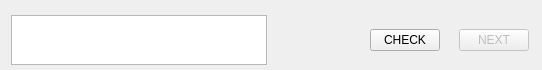
             <widget class="QFrame" name="err_frame">
              <property name="sizePolicy">
               <sizepolicy hsizetype="Expanding" vsizetype="Expanding">
                <horstretch>0</horstretch>
                <verstretch>0</verstretch>
               </sizepolicy>
              </property>
              <property name="maximumSize">
               <size>
                <width>16777215</width>
                <height>70</height>
               </size>
              </property>
              <layout class="QHBoxLayout" name="horizontalLayout_10">
               <property name="rightMargin">
                <number>0</number>
               </property>
               <property name="bottomMargin">
                <number>0</number>
               </property>
               <item>
                <widget class="QTextBrowser" name="error_browser">
                 <property name="maximumSize">
                  <size>
                   <width>16777215</width>
                   <height>50</height>
                  </size>
                 </property>
                 <property name="html">
                  <string>&lt;!DOCTYPE HTML PUBLIC &quot;-//W3C//DTD HTML 4.0//EN&quot; &quot;http://www.w3.org/TR/REC-html40/strict.dtd&quot;&gt;
&lt;html&gt;&lt;head&gt;&lt;meta name=&quot;qrichtext&quot; content=&quot;1&quot; /&gt;&lt;style type=&quot;text/css&quot;&gt;
p, li { white-space: pre-wrap; }
&lt;/style&gt;&lt;/head&gt;&lt;body style=&quot; font-family:'MS Shell Dlg 2'; font-size:8.25pt; font-weight:400; font-style:normal;&quot;&gt;
&lt;p style=&quot;-qt-paragraph-type:empty; margin-top:0px; margin-bottom:0px; margin-left:0px; margin-right:0px; -qt-block-indent:0; text-indent:0px; font-family:'Segoe UI'; font-size:9pt;&quot;&gt;&lt;br /&gt;&lt;/p&gt;&lt;/body&gt;&lt;/html&gt;</string>
                 </property>
                 <property name="placeholderText">
                  <string/>
                 </property>
                </widget>
               </item>
               <item>
                <spacer name="horizontalSpacer_11">
                 <property name="orientation">
                  <enum>Qt::Horizontal</enum>
                 </property>
                 <property name="sizeType">
                  <enum>QSizePolicy::Fixed</enum>
                 </property>
                 <property name="sizeHint" stdset="0">
                  <size>
                   <width>97</width>
                   <height>17</height>
                  </size>
                 </property>
                </spacer>
               </item>
               <item>
                <widget class="QPushButton" name="check_btn">
                 <property name="minimumSize">
                  <size>
                   <width>70</width>
                   <height>0</height>
                  </size>
                 </property>
                 <property name="maximumSize">
                  <size>
                   <width>70</width>
                   <height>16777215</height>
                  </size>
                 </property>
                 <property name="text">
                  <string>CHECK</string>
                 </property>
                </widget>
               </item>
               <item>
                <spacer name="horizontalSpacer_13">
                 <property name="orientation">
                  <enum>Qt::Horizontal</enum>
                 </property>
                 <property name="sizeType">
                  <enum>QSizePolicy::Fixed</enum>
                 </property>
                 <property name="sizeHint" stdset="0">
                  <size>
                   <width>13</width>
                   <height>17</height>
                  </size>
                 </property>
                </spacer>
               </item>
               <item>
                <widget class="QPushButton" name="next_btn">
                 <property name="enabled">
                  <bool>false</bool>
                 </property>
                 <property name="minimumSize">
                  <size>
                   <width>70</width>
                   <height>0</height>
                  </size>
                 </property>
                 <property name="maximumSize">
                  <size>
                   <width>70</width>
                   <height>16777215</height>
                  </size>
                 </property>
                 <property name="toolTip">
                  <string>&lt;html&gt;&lt;head/&gt;&lt;body&gt;&lt;p&gt;After CHECK, can NEXT.&lt;/p&gt;&lt;/body&gt;&lt;/html&gt;</string>
                 </property>
                 <property name="whatsThis">
                  <string>&lt;html&gt;&lt;head/&gt;&lt;body&gt;&lt;p&gt;After CHECK, can NEXT.&lt;/p&gt;&lt;/body&gt;&lt;/html&gt;</string>
                 </property>
                 <property name="text">
                  <string>NEXT</string>
                 </property>
                </widget>
               </item>
               <item>
                <spacer name="horizontalSpacer_12">
                 <property name="orientation">
                  <enum>Qt::Horizontal</enum>
                 </property>
                 <property name="sizeType">
                  <enum>QSizePolicy::Fixed</enum>
                 </property>
                 <property name="sizeHint" stdset="0">
                  <size>
                   <width>13</width>
                   <height>17</height>
                  </size>
                 </property>
                </spacer>
               </item>
              </layout>
             </widget>
